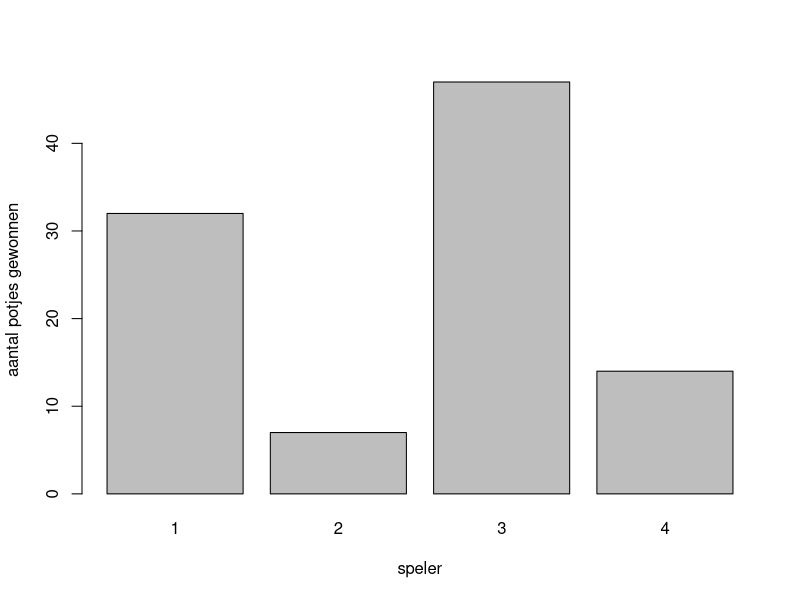
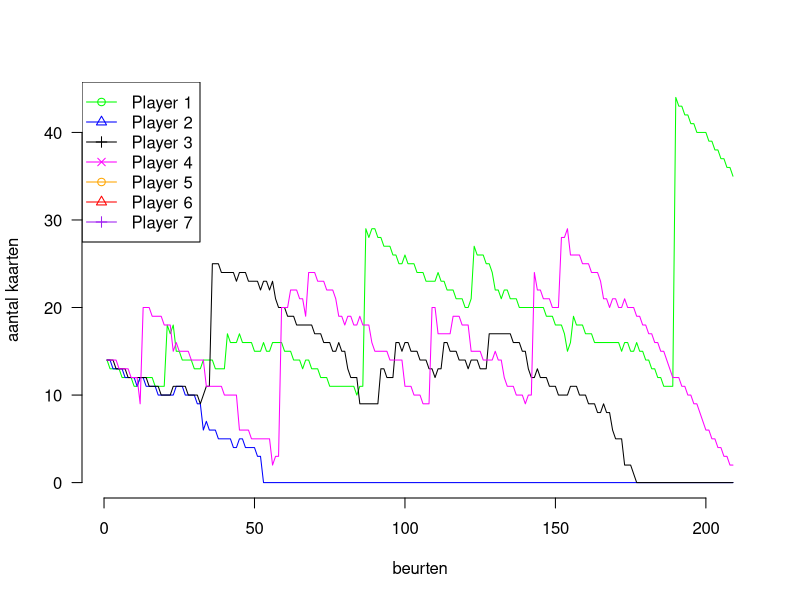

Recreate these plots in R, in order.


# ---------------------
# SIMULATES ONE GAME
# ---------------------
simulate_game <- function(a_p, return_card_count) {
  # ---------------------
  # CREATE DECK OF CARDS
  # ---------------------
  
  # there are 4 types of cards, each can have a value of 1 to 5
  # so numbering goes like this: 1-1, 1-2, 1-3, 1-4, 1-5, 2-1, 2-2, 2-3, ...
  cards <- c(0,0,1,1,1,2,2,2,2,3,3,3,4,4,5,5,6,6,6,7,7,7,7,8,8,8,9,9,10,10,11,11,11,12,12,12,12,13,13,13,14,14,15,15,16,16,16,17,17,17,17,18,18,18,19,19)
  
  
  # ---------------------
  # HAND CARDS TO PLAYERS (UNTIL DECK IS EMPTY)
  # ---------------------
  amount_players <- a_p
  player_hands <- list()
  
  for(i in 1:amount_players) {
    player_hands[[i]] <- list()
  }
  
  temp_player <- 1
  
  # while there are cards to distribute
  while(length(cards) > 0) {
    
    # pick a random one from the deck
    random_card <- sample(cards, 1)
    current_hand_size <- length(player_hands[[temp_player]])
    player_hands[[temp_player]][[current_hand_size+1]] <- random_card
    
    # remove it from deck
    index <- which(cards == random_card)
    if(length(index) > 0) { index <- index[[1]] }
    cards <- cards[-index]
    
    # go to next player
    temp_player <- temp_player + 1
    if(temp_player > amount_players) {
      temp_player <- 1
    }
  }
  
  # ---------------------
  # PLAY THE GAME!
  # ---------------------
  
  # this variables holds the cards that are on the table (the last few are actually visible)
  cards_on_table <- list()
  
  # sets the starting player
  cur_player <- sample(1:amount_players, 1)
  out_of_game <- list()
  
  # strategies
  player_strategies <- list()
  
  for(i in 1:amount_players) {
    player_strategies <- list(0, 0.1, 0.1)
    out_of_game[[i]] <- FALSE
  }
  
  player_strategies[[1]] <- list(0.025, 0.7, 0.8, 0, 0, 0)
  player_strategies[[2]] <- list(0, 0, 0, 0, 4, 0)
  player_strategies[[3]] <- list(0, 0, 0, 0, 4, 1)
  player_strategies[[4]] <- list(0, 0, 0, 11, 0, 0)

  
  # keep track of when the game's finished, and who won
  somebody_won <- FALSE
  who_won <- 0
  
  amount_cards_check <- list()
  turn_count <- 0
  
  # while nobody has lost yet, the game continues
  while(!somebody_won) {
    
    # if this player is out of the game
    if(out_of_game[[cur_player]] || length(player_hands[[cur_player]]) == 0) {
      cur_player <- cur_player + 1
      if(cur_player > amount_players) {
        cur_player <- 1
      }
      
      # count if the game should be over
      winner <- 0
      amount_in_game <- 0
      for(i in 1:amount_players) {
        if(out_of_game[[i]] || length(player_hands[[i]]) == 0) {
          out_of_game[[i]] <- TRUE
        } else {
          amount_in_game <- amount_in_game + 1
          winner <- i
        }
      }
      
      # if the game is over
      if(amount_in_game <= 1) {
        somebody_won <- TRUE
        who_won <- winner
      }
      
      next
    }

    # count amount of cards on table for each player
    if(return_card_count) {
      temp_list <- list()
      for(i in 1:amount_players) {
        temp_list[[i]] <- length(player_hands[[i]])
      }
      amount_cards_check[[(length(amount_cards_check)+1)]] <- temp_list
    }
    
    # play top card
    new_card <- player_hands[[cur_player]][[1]]
    player_hands[[cur_player]] <- player_hands[[cur_player]][-1]
    
    amount_on_table <- length(cards_on_table) + 1
    cards_on_table[[amount_on_table]] <- new_card
    
    turn_count <- turn_count + 1
    
    # check if there's a Halli Galli
    # for each type of card
    halli_galli <- FALSE
    total_count <- list(0,0,0,0)
    minimum <- max(amount_on_table-amount_players, 1)
    for(i in 1:4) {
      # go through all visible cards on the table
      for(j in minimum:amount_on_table) {
        # count 'em
        if(floor(cards_on_table[[j]] / 5) == (i - 1)) {
          total_count[[i]] <- total_count[[i]] + (cards_on_table[[j]] %% 5)
        }
      }
      if(total_count[[i]] == 5) {
        halli_galli <- TRUE
        break
      }
      
      # remove card last played for the "card counting" strategy
      total_count[[floor(new_card / 5) + 1]] <- total_count[[floor(new_card / 5) + 1]] - 1
    }
    
    # everyone responds
    reaction_times <- list()
    for(i in 1:amount_players) {
      
      # if he/she is not out of the game
      if(out_of_game[[i]] == FALSE) {
        my_strat <- player_strategies[[i]]
        should_react <- FALSE
        
        # we make a mistake
        if(runif(1, 0.0, 1.0) <= my_strat[[1]]) {
          
          if(halli_galli) {
            # if there's a halli galli, we don't see it
            should_react <- FALSE
          } else {
            # we a see a halli galli, but there is none
            should_react <- TRUE
          }
        } else {
          if(my_strat[[4]] > 0) {
            if( (turn_count %% my_strat[[4]]) == 0) {
              should_react <- TRUE
            }
          } else if(my_strat[[5]] > 0) {
            if(length(cards_on_table) >= 11 && (turn_count %% my_strat[[5]] == 0) ) {
              should_react <- TRUE
            }
          } else if(my_strat[[6]] > 0) {
            
            # count cards to see what is a logical next step
            likely <- 0
            unlikely <- 0
            impossible <- 0
            
            for(j in 1:4) {
              if(total_count[[j]] == 2 || total_count[[j]] == 3) {
                likely <- likely + 1
              } else if(total_count[[j]] == 0 || total_count[[j]] == 1 || total_count[[j]] == 4) {
                unlikely <- unlikely + 1
              } else if(total_count[[j]] >= 5) {
                impossible <- impossible + 1
              }
            }
            
            if(likely * 2 + unlikely * 1 - impossible * 1 >= 4) {
              should_react <- TRUE
            }
            
          } else if(halli_galli) {
            should_react <- TRUE
          }
        }
        
        # calculate reaction times, if we react at all
        if(should_react) {
          temp_rand <- rexp(1, (1.0/my_strat[[2]]))
          temp_rand2 <- rexp(1, (1.0/my_strat[[3]]))
          reaction_times[[i]] <- temp_rand + temp_rand2
        } else {
          reaction_times[[i]] <- 10000
        }
        
      } else {
        reaction_times[[i]] <- 10000
      }
    }
    
    # check who was first
    best_time <- 10000
    best_player <- 0
    
    for(i in 1:amount_players) {
      if(reaction_times[[i]] < best_time) {
        best_player <- i
        best_time <- reaction_times[[i]]
      }
    }
    
    # if anybody actually went for the bell
    if(best_time < 10000 && best_player != 0) {
      # if it was a halli galli, give him cards, make him start player
      if(halli_galli) {
        for(i in 1:amount_on_table) {
          player_hands[[cur_player]][[length(player_hands[[cur_player]])+1]] <- cards_on_table[[i]]
        }
        cards_on_table <- list()
        
        cur_player <- best_player - 1
      } else {
        # the player must hand out cards to every other player
        for(i in 1:amount_players) {
          if(i != best_player && !out_of_game[[i]]) {
            if(length(player_hands[[best_player]]) > 0) {
              pick_card <- player_hands[[best_player]][[1]]
              player_hands[[i]][[length(player_hands[[i]])+1]] <- pick_card
              player_hands[[best_player]] <- player_hands[[best_player]][-1]
            }
          }
        }
      }
      
      # count if any player is out of cards
      winner <- 0
      amount_in_game <- 0
      for(i in 1:amount_players) {
        if(out_of_game[[i]] || length(player_hands[[i]]) == 0) {
          out_of_game[[i]] <- TRUE
        } else {
          amount_in_game <- amount_in_game + 1
          winner <- i
        }
      }
      
      # if the game is over
      if(amount_in_game <= 1) {
        somebody_won <- TRUE
        who_won <- winner
      }
      
    } 
    
    # go to next player
    cur_player <- cur_player + 1
    if(cur_player > amount_players) {
      cur_player <- 1
    }
    
  }
  
  if(return_card_count) {
    return(amount_cards_check)
  } else {
    return(who_won)
  }
}

# simulate this shizzle many times, accumulate results
amount_sim <- 100
results <- rep(0, amount_sim)
amount_players <- 4
amount_cards_global <- NULL

# simulate one time to get a timeline of how many cards each player has
amount_cards_global <- simulate_game(amount_players, TRUE)

for(i in 1:amount_sim) {
  results[[i]] <- simulate_game(amount_players, FALSE)
}

# display discrete histogram (which is apparently a barplot)
par(bg=NA)
barplot(table(results), xlab = "speler", ylab = "aantal potjes gewonnen")

# display overview of how many cards a player has
categories <- c("Player 1", "Player 2", "Player 3", "Player 4", "Player 5", "Player 6", "Player 7")
colors <- c("green", "blue", "black", "magenta", "orange", "red", "purple")
markers <- 1:amount_players

a_matrix <- matrix(unlist(amount_cards_global), ncol = amount_players, byrow = TRUE)

matplot(1:nrow(a_matrix), a_matrix, type="l", col=colors, lty=1, pch=markers,
        bty="n", las=1, xlab="beurten", ylab="aantal kaarten")
legend("topleft", col=colors, categories, bg="transparent", lwd=1, pch=markers)



